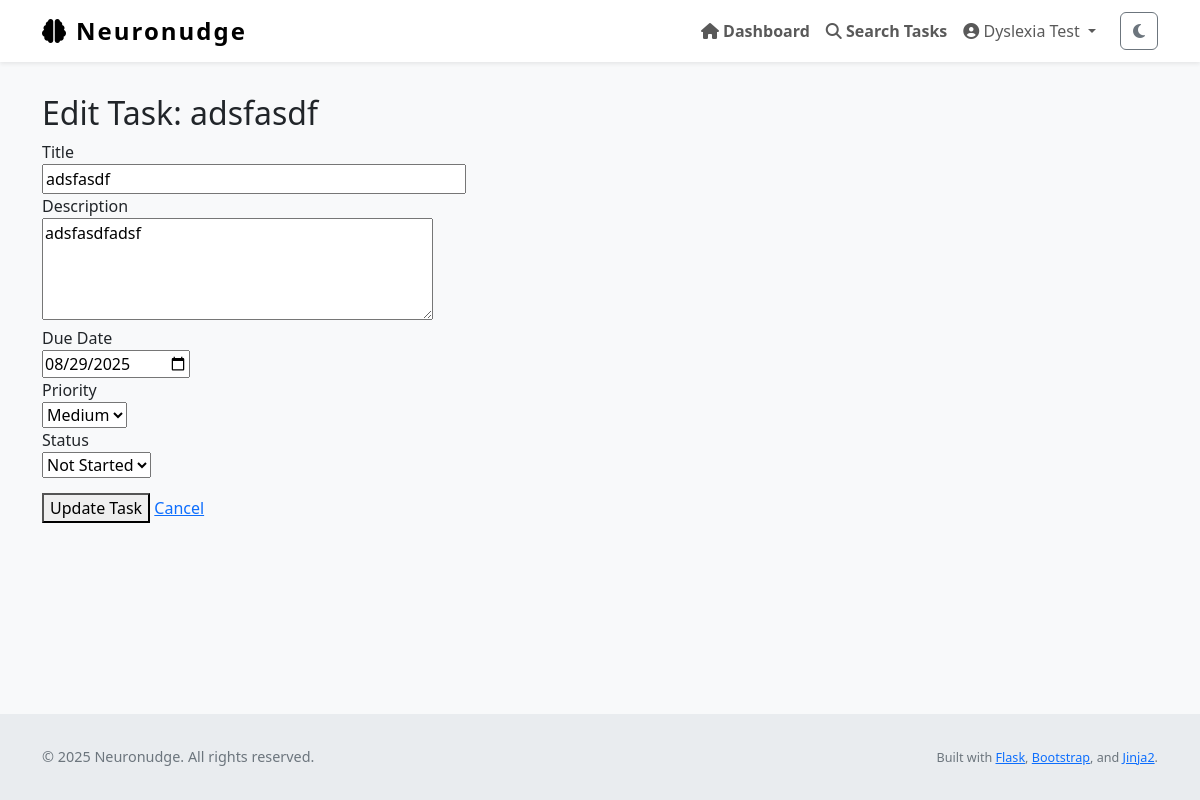
Page /task/edit/3 (signed in) on the earlier database version.
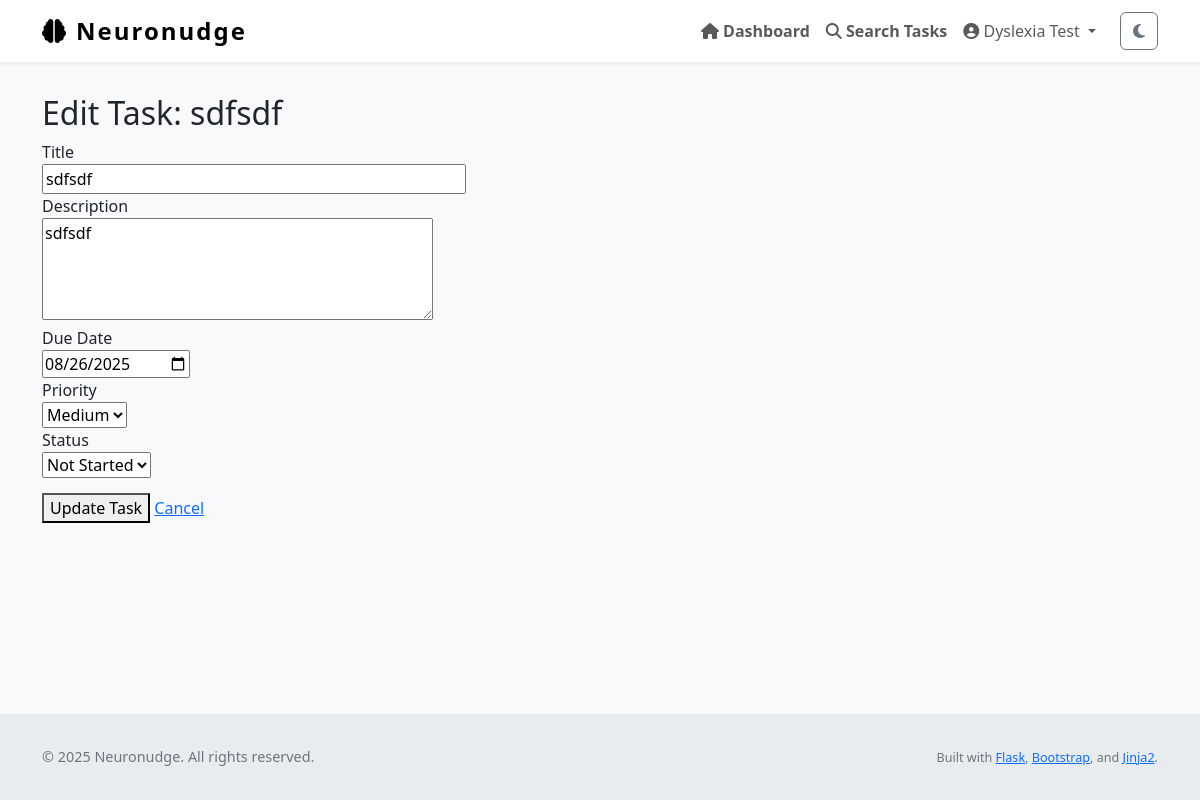
Same page on the later database version.
### Neuronudge/models.py (models this page shows, shortened)
class Task(db.Model):
    id = db.Column(db.Integer, primary_key=True)
    title = db.Column(db.String(255), nullable=False)
    description = db.Column(db.Text, nullable=False)
    due_date = db.Column(db.DateTime)
    completed = db.Column(db.Boolean, default=False)
    priority = db.Column(db.Integer, default=3)         # 1 = high, 2 = med, 3 = low
    reminder_set = db.Column(db.Boolean, default=False)
    created_at = db.Column(db.DateTime, default=datetime.utcnow)
    updated_at = db.Column(db.DateTime, default=datetime.utcnow, onupdate=datetime.utcnow)
    user_id = db.Column(db.Integer, db.ForeignKey('user.id'), nullable=False)

### Neuronudge/views.py (the view, shortened to what this page needs)
@views.route('/task/edit/<int:id>', methods=['GET', 'POST'])
@login_required
def edit_task(id):
    task = Task.query.get_or_404(id)
    if task.user_id != current_user.id:
        flash("Unauthorized access.", category='error')
        abort(403)
    form = TaskForm(obj=task)
    if request.method == 'GET':
        form.priority.data = str(task.priority)
        form.status.data = "completed" if task.completed else "not_started"
    return render_template('edit_task.html', form=form, task=task)

### Neuronudge/forms.py (shortened to what this page needs)
class TaskForm(FlaskForm):
    title = StringField("Title", validators=[DataRequired()])
    description = TextAreaField("Description")
    due_date = DateField("Due Date", validators=[DataRequired()])
    due_time = TimeField("Due Time (optional)", validators=[Optional()])
    submit = SubmitField("Save Task")
    reminder_set = BooleanField("Set Reminder?")
    priority = SelectField(
    "Priority",
    choices=[
        ("1", "High"),
        ("2", "Medium"),
        ("3", "Low"),
    ],
    default="2",
    validators=[DataRequired()]
)
    status = SelectField(
        "Status",
        choices=[("not_started", "Not Started"),
                 ("in_progress", "In Progress"),
                 ("completed", "Completed")],
        default="not_started"
    )

### Neuronudge/templates/edit_task.html (shortened to what this page needs)
{% extends "layout.html" %}
{% block content %}
<h2>Edit Task: {{ task.title }}</h2>
<form method="POST" action="{{ url_for('views.edit_task', id=task.id) }}">
    <div>
        {{ form.title.label }}<br>
        {{ form.title(size=40) }}
    </div>
    <div>
        {{ form.description.label }}<br>
        {{ form.description(rows=4, cols=40) }}
    </div>
    <div>
        {{ form.due_date.label }}<br>
        {{ form.due_date(type="date") }}
    </div>
    <div>
        {{ form.priority.label }}<br>
        {{ form.priority() }}
    </div>
    <div>
        {{ form.status.label }}<br>
        {{ form.status() }}
    </div>
    <div style="margin-top: 15px;">
        <button type="submit">Update Task</button>
        <a href="{{ url_for('views.dashboard') }}">Cancel</a>
    </div>
</form>
{% endblock %}

Differences in the rows shown:
changed Task "Medium": title "adsfasdf" → "sdfsdf"; description "adsfasdfadsf" → "sdfsdf"; due_date "08/29/2025" → "08/26/2025"
